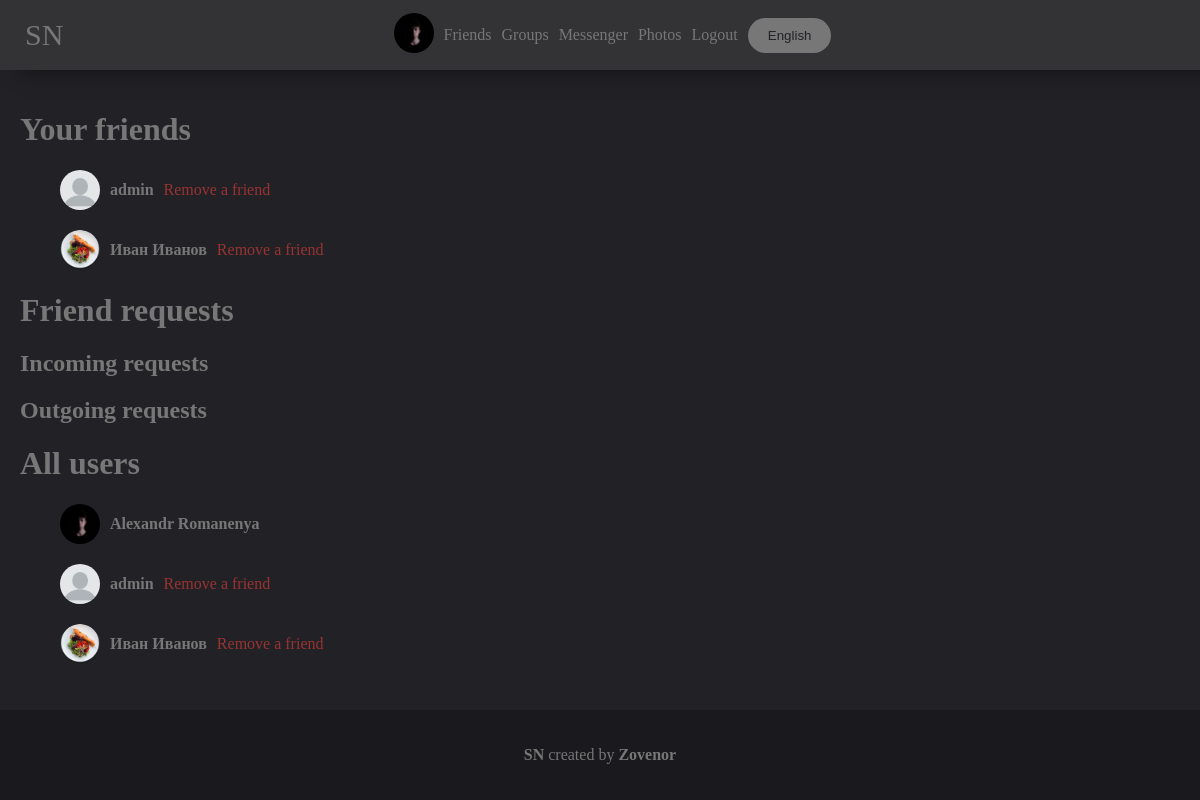
The page /friends (signed in) on the database its author committed.
### mainpage/models.py (models this page shows, shortened)
class UserDetail(models.Model):
    user = models.ForeignKey(User, on_delete=models.CASCADE)
    age = models.DateField(null=True, blank=True)
    photo = models.ForeignKey(Photo, on_delete=models.SET_NULL, null=True, blank=True)
    permissions = models.CharField(max_length=10, default="public")
    country = models.CharField(max_length=100, null=True, blank=True)
    city = models.CharField(max_length=100, null=True, blank=True)
    sex = models.CharField(max_length=10, choices=(('male', 'male'), ('female', 'female'), ('None', 'None')),
                           default=('None', 'None'))
    def get_photo(self):
        if self.photo:
            return self.photo
        else:
            return settings.STATIC_URL + "/mainpage/img/user.png"

class Photo(models.Model):
    photo = models.ImageField(upload_to='photos')
    date = models.DateTimeField(auto_now=True)
    user = models.ForeignKey(User, on_delete=models.SET_NULL, null=True)
    permissions = models.CharField(max_length=10, default="public")
    def __str__(self):
        return self.photo.url

class Friend(models.Model):
    user1 = models.IntegerField()
    user2 = models.IntegerField()
    def get_user1_name(self):
        try:
            return f'{User.objects.get(id=self.user1).first_name} {User.objects.get(id=self.user1).last_name}'
        except:
            return "DELETED"
    def get_user1_username(self):
        try:
            return User.objects.get(id=self.user1).username
        except:
            return None
    def get_user1(self):
        try:
            return UserDetail.objects.get(user=self.user1)
        except:
            return None
    def get_user2_name(self):
        try:
            return f'{User.objects.get(id=self.user2).first_name} {User.objects.get(id=self.user2).last_name}'
        except:
            return "DELETED"
    def get_user2_username(self):
        try:
            return User.objects.get(id=self.user2).username
        except:
            return None
    def get_user2(self):
        try:
            return UserDetail.objects.get(user=self.user2)
        except:
            return None

### mainpage/views.py (the view)
# urls.py: path('friends', views.FriendsView.as_view()),
class FriendsView(View):
    @base
    @user_is_authenticated
    def get(self, request, content={}, **kwargs):
        user_id = request.user.id
        f1 = Friend.objects.filter(user1=user_id)
        f2 = Friend.objects.filter(user2=user_id)
        content.update({
            'list': get_wordlist(request).Friends,
            'friends': f1.union(f2),
            'incoming_requests': Follower.objects.filter(user2=user_id),
            'outgoing_requests': Follower.objects.filter(user1=user_id),
            'all_users': UserDetail.objects.all(),
        })
        id_list = {
            'friends': [],
            'incoming_requests': [],
            'outgoing_requests': [],
        }
        for el in content['friends']:
            if user_id == el.user1:
                id_list['friends'] += [el.user2]
            else:
                id_list['friends'] += [el.user1]
        for el in content['incoming_requests']:
            id_list['incoming_requests'] += [el.user1]
        for el in content['outgoing_requests']:
            id_list['outgoing_requests'] += [el.user2]
        content['id_list'] = id_list
        try:
            add_id = int(request.GET['add'][2:])
            if Follower.objects.filter(user1=add_id, user2=user_id):
                Friend.objects.create(user1=user_id, user2=add_id)
                Follower.objects.filter(user1=add_id, user2=user_id).delete()
            return url_redirect_or_not(request)
        except:
            pass
        try:
            rm_id = int(request.GET['rm'][2:])
            if Friend.objects.filter(user1=rm_id, user2=user_id):
                Follower.objects.create(user1=rm_id, user2=user_id)
                Friend.objects.filter(user1=rm_id, user2=user_id).delete()
            elif Friend.objects.filter(user1=user_id, user2=rm_id):
                Follower.objects.create(user1=rm_id, user2=user_id)
                Friend.objects.filter(user1=user_id, user2=rm_id).delete()
            return url_redirect_or_not(request)
        except:
            pass
        try:
            rm_request_id = int(request.GET['rm_request'][2:])
            if Follower.objects.filter(user1=user_id, user2=rm_request_id):
                Follower.objects.filter(user1=user_id, user2=rm_request_id).delete()
            return url_redirect_or_not(request)
        except:
            pass
        try:
            add_request_id = int(request.GET['add_request'][2:])
            if not Follower.objects.filter(user1=user_id, user2=add_request_id) and user_id != add_request_id:
                Follower.objects.create(user1=user_id, user2=add_request_id)
            return url_redirect_or_not(request)
        except:
            pass
        return render(request, 'mainpage/friends.html', content)

### mainpage/views.py (called while the page is built)
def base(func):
    def wrapper(self, request, content={}, *args, **kwargs):
        if request.user.is_authenticated:
            content.update({'your_user': UserDetail.objects.get(user=request.user)})
        return func(self, request, content=content, **kwargs)
    return wrapper

def user_is_authenticated(func):
    def redir(self, request):
        return redirect('/login?url=' + request.path)
    def wrapper(self, request, *args, **kwargs):
        if request.user.is_authenticated:
            return func(self, request, *args, **kwargs)
        else:
            return redir(self, request)
    return wrapper

def get_wordlist(request):
    langs_list = {
        'en': langs.EN,
        'ru': langs.RU,
    }
    if 'lang' in request.COOKIES:
        lang = request.COOKIES['lang']
        try:
            return langs_list[lang]
        except:
            return langs_list['en']
    else:
        return langs_list['en']

### mainpage/templates/mainpage/friends.html (shortened to what this page needs)
{% extends 'mainpage/base.html' %}
{% load static %}
{% block content %}
    <link rel="stylesheet" href="{% static 'mainpage/friends.css' %}">
    <h1>{{ list.your_friends }}</h1>
    <ul>
        {% for el in friends %}
            {% if user.id == el.user1 %}
                <li class="user"><a href="/{{ el.get_user2_username }}">
                    {% if el.get_user2_name == "DELETED" %}
                        <b><img src="{% static "mainpage/img/user.png" %}" class="user_photo">{{ list.user_del }}</b>
                    {% else %}
                        <b><img class="user_photo" src="{{ el.get_user2.get_photo }}">{{ el.get_user2_name }}</b>
                    {% endif %}
                </a><a class="action remove_friend" href="?rm=id{{ el.user2 }}">{{ list.remove_friend }}</a></li>
            {% else %}
                <li class="user"><a href="/{{ el.get_user1_username }}">
                    {% if el.get_user1_name == "DELETED" %}
                        <b><img src="{% static "mainpage/img/user.png" %}" class="user_photo">{{ list.user_del }}</b>
                    {% else %}
                        <b><img class="user_photo" src="{{ el.get_user1.get_photo }}">{{ el.get_user1_name }}</b>
                    {% endif %}
                </a><a class="action remove_friend" href="?rm=id{{ el.user1 }}">{{ list.remove_friend }}</a></li>
            {% endif %}
        {% endfor %}
    </ul>
    <h1>{{ list.friend_requests }}</h1>
    <h2>{{ list.incoming_requests }}</h2>
    <h2>{{ list.outgoing_requests }}</h2>
    <h1>{{ list.all_users }}</h1>
    <ul>
        {% for el in all_users %}
            <li class="user">
                <b><a href="/{{ el.user.username }}"><img width="40px" class="user_photo"
                                                          src="{{ el.get_photo }}">{{ el.user.first_name }} {{ el.user.last_name }}
                </a></b>
                {% if el.user.id in id_list.friends %}
                    <a class="action remove_friend" href="?rm=id{{ el.user.id }}">{{ list.remove_friend }}</a>
                {% elif el.user.id in id_list.incoming_requests %}
                    <a class="action accept_request" href="?add=id{{ el.user.id }}">{{ list.accept_the_request }}</a>
                {% elif el.user.id in id_list.outgoing_requests %}
                    <a class="action remove_request" href="?rm_request=id{{ el.user.id }}">{{ list.remove_request }}</a>
                {% elif el.user.id != user.id %}
                    <a class="action add_request" href="?add_request=id{{ el.user.id }}">{{ list.add_request }}</a>
                {% endif %}
            </li>
        {% endfor %}
    </ul>
{% endblock %}

### mainpage/templates/mainpage/base.html (shortened to what this page needs)
<!doctype html>
{% load static %}
<html lang="en">
<head>
    <link rel="stylesheet" href="{% static "mainpage/base.css" %}">
</head>
<body>
<header>
    <a class="NAME" href="/">{{ list.NAME }}</a>
    {% if user.is_authenticated %}
        <a href="/account"><img width="40px" style="border-radius: 999px" src="{{ your_user.get_photo }}"></a>
        <a href="/friends">{{ list.Friends }}</a>
        <a href="/groups">{{ list.groups }}</a>
        <a href="/messenger/">{{ list.messenger }}</a>
        <a href="/photos">{{ list.photos }}</a>
        <a href="/logout?url={{ request.path }}">{{ list.LogOut }}</a>
    {% endif %}
    <button style="margin-left: 5px" class="button choose_lang" onclick="choose_lang()">{{ list.choose_lang }}</button>
</header>
<main>
    {% block content %}
{% endblock %}
</main>
<footer>
    <p><a href="https://github.com/zovenor/social_network"><b>{{ list.NAME }}</b></a> {{ list.created_by }} <a href="https://github.com/zovenor"><b>Zovenor</b></a></p>
</footer>
</body>
</html>

### mainpage/static/mainpage/base.css (style rules this page uses)
body { padding: 0; margin: 0; background: #222226; color: #777; font-family: Calibri; min-height: 100vh; display: flex; flex-flow: column; }
header { background: #333336; padding: 10px; color: #FFF; display: flex; align-items: center; justify-content: center; position: fixed; width: 100vw; height: 50px; left: 0; top: 0; z-index: 999; box-shadow: 20px 0px 20px #111113; }
.NAME { position: fixed; left: 20px; font-size: 30px; }
header a { text-decoration: none; margin: 5px; color: #777; }
main { padding: 20px; padding-top: 90px; }
main a { text-decoration: none; color: #777; }
li { list-style-type: none; }
.button { border-color: #777; border-width: 2px; border-style: solid; border-radius: 999px; padding: 10px; transition: .5s; color: #777; background-color: #222226; width: fit-content; padding-left: 20px; padding-right: 20px; }
.choose_lang { border: 0px; background-color: #777; color: #222226; }
footer { background-color: #1a1a1e; padding: 20px; display: flex; justify-content: center; align-items: center; margin-top: auto; }
footer a { text-decoration: none; color: #777; }

### mainpage/static/mainpage/friends.css (style rules this page uses)
.user { display: flex; align-items: center; margin-bottom: 20px; }
.user * { display: flex; align-items: center; }
.user_photo { border-radius: 999px; margin-right: 10px; width: 40px; }
.action { margin-left: 10px; }
.remove_friend { color: #993333; }

### rows shown on the page
UserDetail: get_photo (picture), user.first_name "Alexandr", user.last_name "Romanenya"
Friend: get_user2_name "admin", remove_friend "Remove a friend"
Friend: get_user1.get_photo (picture), get_user1_name "Иван Иванов", remove_friend "Remove a friend"
UserDetail: shows a picture, user.first_name "admin", remove_friend "Remove a friend"
UserDetail: get_photo (picture), user.first_name "Иван", user.last_name "Иванов", remove_friend "Remove a friend"

### other values the page prints
{{ list.NAME }} "SN"
{{ list.Friends }} "Friends"
{{ list.groups }} "Groups"
{{ list.messenger }} "Messenger"
{{ list.photos }} "Photos"
{{ list.LogOut }} "Logout"
{{ list.choose_lang }} "English"
{{ list.your_friends }} "Your friends"
{{ list.friend_requests }} "Friend requests"
{{ list.incoming_requests }} "Incoming requests"
{{ list.outgoing_requests }} "Outgoing requests"
{{ list.all_users }} "All users"
{{ list.created_by }} "created by"
